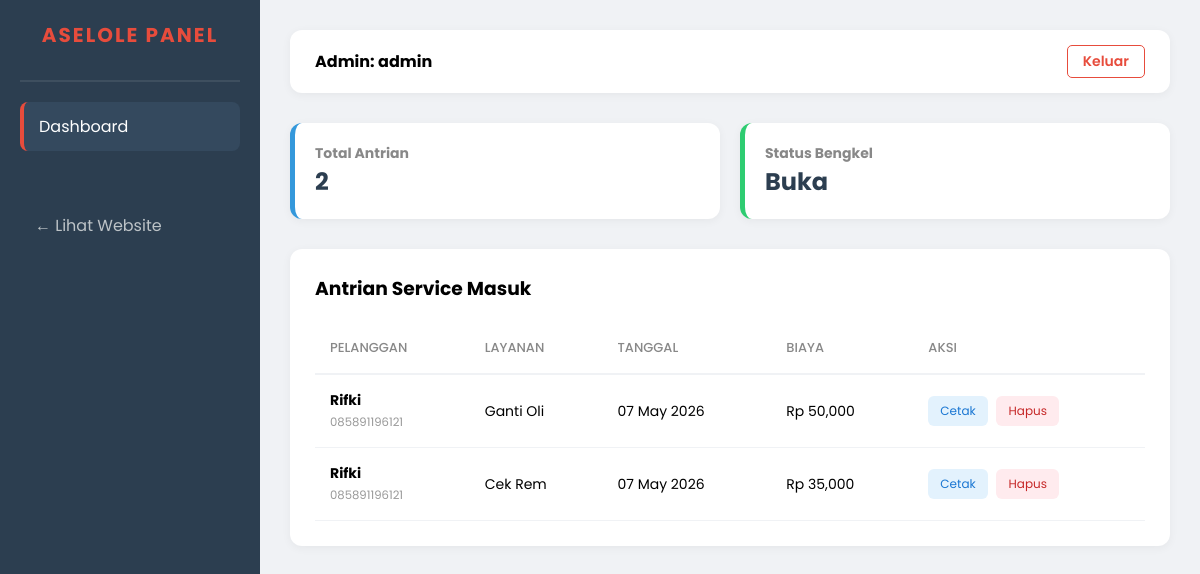
Screenshot of /dashboard_admin.php (signed in) with the database file from the repository.
### tables this page shows
CREATE TABLE `pendaftaran` (
  `id_daftar` int NOT NULL,
  `id_user` int DEFAULT NULL,
  `id_service` int DEFAULT NULL,
  `nama_pelanggan` varchar(100) NOT NULL,
  `alamat` text NOT NULL,
  `no_hp` varchar(15) NOT NULL,
  `tgl_daftar` timestamp NULL DEFAULT CURRENT_TIMESTAMP,
  `status` enum('Antri','Dikerjakan','Selesai') DEFAULT 'Antri'
);

CREATE TABLE `service` (
  `id_service` int NOT NULL,
  `nama_service` varchar(100) NOT NULL,
  `harga` int NOT NULL
);

### dashboard_admin.php (the view, shortened to what this page needs)
<?php
include 'koneksi.php';
$query = "SELECT pendaftaran.*, service.nama_service, service.harga
          FROM pendaftaran
          JOIN service ON pendaftaran.id_service = service.id_service
          ORDER BY pendaftaran.tgl_daftar DESC";
$result = mysqli_query($conn, $query);
$total_antrian = mysqli_num_rows($result);
?>
<!DOCTYPE html>
<html lang="id">
<head>
</head>
<body>
    <div class="sidebar">
        <h2>ASELOLE<span> PANEL</span></h2>
        <hr>
        <ul class="menu-item">
            <li><a href="dashboard_admin.php" class="active">Dashboard</a></li>
            <li style="margin-top: 50px;"><a href="index.php">← Lihat Website</a></li>
        </ul>
    </div>
    <div class="main-content">
        <div class="top-bar">
            <div class="user-info">
                <strong>Admin: <?= $_SESSION['nama']; ?></strong>
            </div>
            <a href="logout.php" class="logout-btn">Keluar</a>
        </div>
        <div class="stats-grid">
            <div class="stat-card">
                <h3>Total Antrian</h3>
                <p><?= $total_antrian; ?></p>
            </div>
            <div class="stat-card" style="border-left-color: #2ecc71;">
                <h3>Status Bengkel</h3>
                <p>Buka</p>
            </div>
        </div>
        <div class="table-container">
            <h3 style="margin-bottom: 20px;">Antrian Service Masuk</h3>
            <table>
                <thead>
                    <tr>
                        <th>Pelanggan</th>
                        <th>Layanan</th>
                        <th>Tanggal</th>
                        <th>Biaya</th>
                        <th>Aksi</th>
                    </tr>
                </thead>
                <tbody>
                    <?php if (mysqli_num_rows($result) > 0): ?>
                        <?php while ($row = mysqli_fetch_assoc($result)): ?>
                            <tr>
                                <td>
                                    <strong><?= $row['nama_pelanggan']; ?></strong><br>
                                    <small style="color: #999;"><?= $row['no_hp']; ?></small>
                                </td>
                                <td><?= $row['nama_service']; ?></td>
                                <td><?= date('d M Y', strtotime($row['tgl_daftar'])); ?></td>
                                <td>Rp <?= number_format($row['harga']); ?></td>
                                <td>
                                    <a href="invoice.php?id=<?= $row['id_daftar']; ?>" target="_blank"
                                        class="btn-action btn-print">Cetak</a>
                                    <a href="hapus_booking.php?id=<?= $row['id_daftar']; ?>" class="btn-action btn-delete"
                                        onclick="return confirm('Hapus antrian ini?')">Hapus</a>
                                </td>
                            </tr>
                        <?php endwhile; ?>
                    <?php endif; ?>
                </tbody>
            </table>
        </div>
    </div>
</body>
</html>

### dashboard_admin.php (style rules this page uses)
* { margin: 0; padding: 0; box-sizing: border-box; font-family: 'Poppins', sans-serif; }
body { background-color: #f0f2f5; display: flex; }
.sidebar { width: 260px; height: 100vh; background: #2c3e50; color: white; position: fixed; padding: 20px; transition: 0.3s; }
.sidebar h2 { text-align: center; margin-bottom: 30px; font-size: 20px; letter-spacing: 2px; color: #e74c3c; }
.sidebar hr { border: 0.5px solid #3e4f5f; margin-bottom: 20px; }
.menu-item { list-style: none; }
.menu-item a { display: block; padding: 12px 15px; color: #bdc3c7; text-decoration: none; border-radius: 8px; margin-bottom: 10px; transition: 0.3s; }
.menu-item a:hover, .menu-item a.active { background: #34495e; color: white; border-left: 4px solid #e74c3c; }
.main-content { margin-left: 260px; width: calc(100% - 260px); padding: 30px; min-height: 100vh; }
.top-bar { display: flex; justify-content: space-between; align-items: center; margin-bottom: 30px; background: white; padding: 15px 25px; border-radius: 12px; box-shadow: 0 2px 10px rgba(0, 0, 0, 0.05); }
.user-info { display: flex; align-items: center; gap: 10px; }
.logout-btn { color: #e74c3c; text-decoration: none; font-weight: 600; font-size: 14px; border: 1px solid #e74c3c; padding: 5px 15px; border-radius: 5px; transition: 0.3s; }
.stats-grid { display: grid; grid-template-columns: repeat(auto-fit, minmax(200px, 1fr)); gap: 20px; margin-bottom: 30px; }
.stat-card { background: white; padding: 20px; border-radius: 12px; box-shadow: 0 2px 10px rgba(0, 0, 0, 0.05); border-left: 5px solid #3498db; }
.stat-card h3 { font-size: 14px; color: #888; }
.stat-card p { font-size: 24px; font-weight: 700; color: #2c3e50; }
.table-container { background: white; padding: 25px; border-radius: 12px; box-shadow: 0 2px 10px rgba(0, 0, 0, 0.05); }
table { width: 100%; border-collapse: collapse; }
th { text-align: left; padding: 15px; border-bottom: 2px solid #f0f2f5; color: #888; font-weight: 500; font-size: 13px; text-transform: uppercase; }
td { padding: 15px; border-bottom: 1px solid #f0f2f5; font-size: 14px; vertical-align: middle; }
.btn-action { padding: 6px 12px; border-radius: 6px; text-decoration: none; font-size: 12px; transition: 0.3s; display: inline-block; }
.btn-print { background: #e3f2fd; color: #1976d2; margin-right: 5px; }
.btn-delete { background: #ffebee; color: #c62828; }

### rows the page displays
pendaftaran: nama_pelanggan "Rifki", no_hp "085891196121", id_service.nama_service "Ganti Oli", tgl_daftar "07 May 2026", id_service.harga "50,000"
pendaftaran: nama_pelanggan "Rifki", no_hp "085891196121", id_service.nama_service "Cek Rem", tgl_daftar "07 May 2026", id_service.harga "35,000"

### other values shown
$_SESSION['nama'] "admin"
$total_antrian "2"
